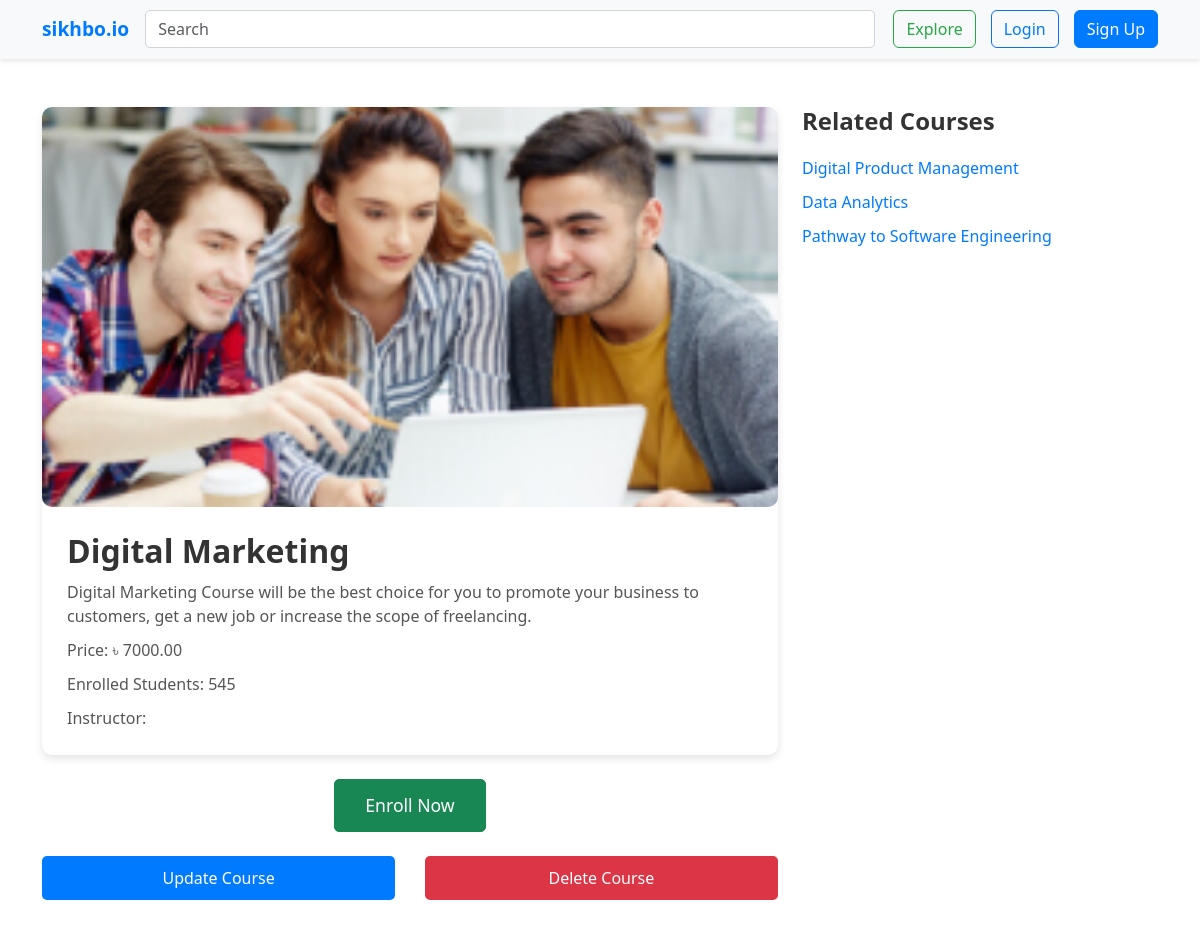
Before: /course_details/1 with the older database file.
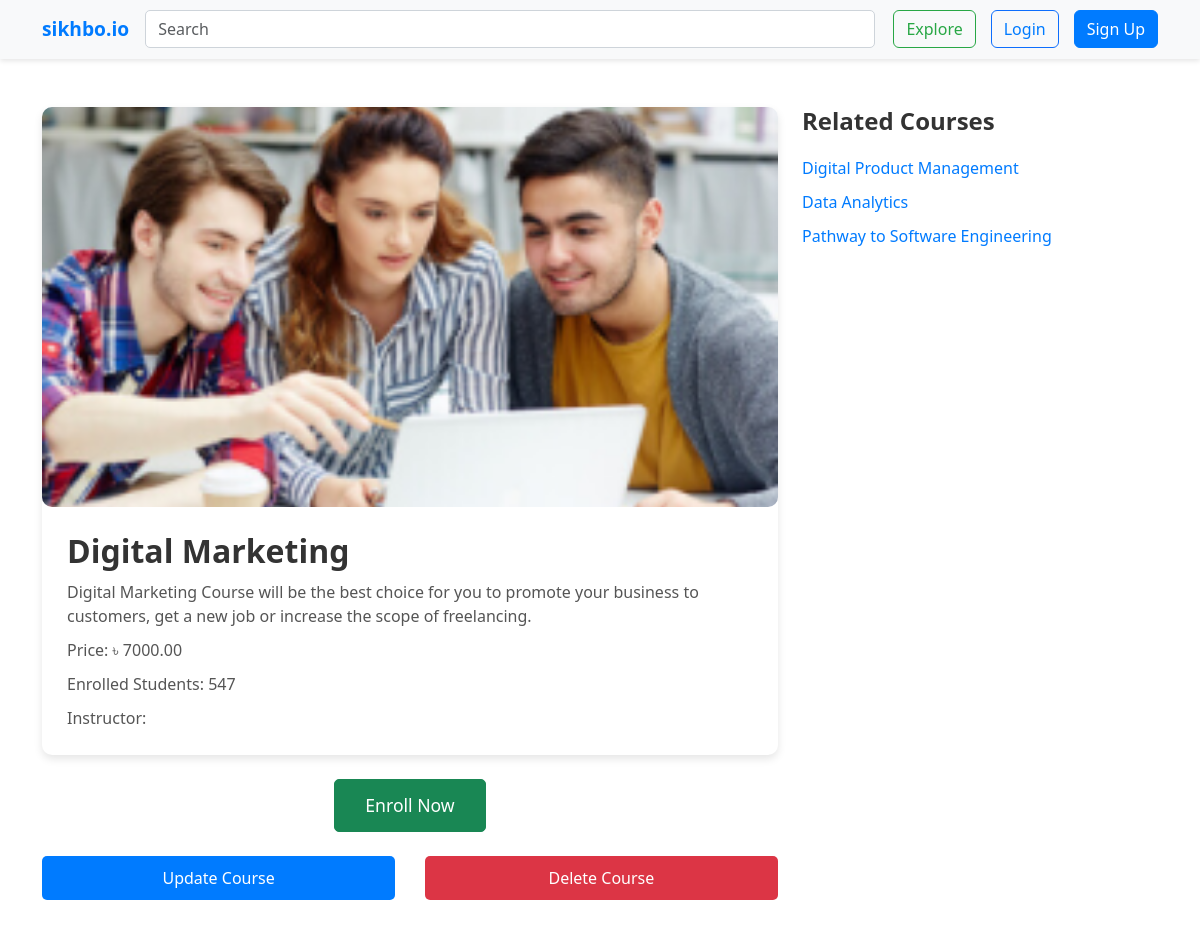
After: the same page with the newer database file.
### base/models.py (models this page shows, shortened)
class Course(models.Model):
    title = models.CharField(max_length=200)
    description = models.TextField(null=True)
    price = models.DecimalField(max_digits=10, decimal_places=2)
    thumbnail = models.ImageField(upload_to='course_thumbnails/', null=True)
    category = models.ForeignKey(Category, on_delete=models.CASCADE, null=True)
    students_enrolled = models.PositiveIntegerField(default=0)
    image = models.ImageField(upload_to='', blank=True, null=True)

### base/views.py (the view)
# urls.py: path('course_details/<str:id>',base_views.course_details, name = 'course_details'),
def course_details(request, id):
    course = get_object_or_404(Course, pk=id)
    related_courses = Course.objects.filter(category=course.category).exclude(id=course.id)
    user_role = request.user.profile.role if request.user.is_authenticated else None
    context = {
        'course': course,
        'related_courses': related_courses,
        'user_role': user_role,
    }
    return render(request, 'course_details.html', context)

### template/course_details.html (shortened to what this page needs)
<!DOCTYPE html>
<html lang="en">
<head>
    {% load static %}
    <link href="https://cdn.jsdelivr.net/npm/bootstrap@5.3.0-alpha1/dist/css/bootstrap.min.css" rel="stylesheet">
    <link rel="stylesheet" href="{% static 'css/course_details.css' %}">
</head>
<body>
    <nav class="navbar navbar-expand-lg navbar-light bg-light">
        <div class="container">
            <a class="navbar-brand" href="{% url 'home' %}">sikhbo.io</a>
            <form class="navbar-form" method="POST">
                <input class="form-control me-2" type="search" placeholder="Search" aria-label="Search">
                <button class="btn btn-outline-success" type="submit">Explore</button>
            </form>
            <div class="navbar-links">
                {% if user.is_authenticated %}
                    <span>Welcome, {{ user.username }}!</span>
                    <a href="{% url 'logout' %}" class="btn btn-outline-danger">Logout</a>
                {% else %}
                    <a href="{% url 'login' %}" class="btn btn-outline-primary">Login</a>
                    <a href="{% url 'signup' %}" class="btn btn-primary">Sign Up</a>
                {% endif %}
            </div>
        </div>
    </nav>
    <section class="py-5">
        <div class="container">
            <div class="row">
                <div class="col-md-8">
                    <div class="card mb-4">
                        <img src="{{ course.thumbnail.url }}" class="card-img-top" alt="{{ course.title }}">
                        <div class="card-body">
                            <h2 class="card-title">{{ course.title }}</h2>
                            <p class="card-text">{{ course.description }}</p>
                            <p class="card-text">Price: ৳ {{ course.price }}</p>
                            <p class="card-text">Enrolled Students: {{ course.students_enrolled }}</p>
                            <p class="card-text">Instructor: {{ course.instructor.name }}</p>
                        </div>
                    </div>
                    <div class="text-center">
                        <a href="#" class="btn btn-success">Enroll Now</a>
                    </div>
                    <div class="d-flex justify-content-between mt-4">
                        <a href="{% url 'update_course' course.id %}" class="btn btn-primary">Update Course</a>
                        <a href="{% url 'delete_course' course.id %}" class="btn btn-danger">Delete Course</a>
                    </div>
                </div>
                <div class="col-md-4">
                    <h4>Related Courses</h4>
                    <ul>
                        {% for related_course in related_courses %}
                        <li><a href="{% url 'course_details' related_course.id %}">{{ related_course.title }}</a></li>
                        {% endfor %}
                    </ul>
                </div>
            </div>
        </div>
    </section>
</body>
</html>

Changed rows visible on the page:
changed Course "Digital Marketing": students_enrolled "545" → "547"
